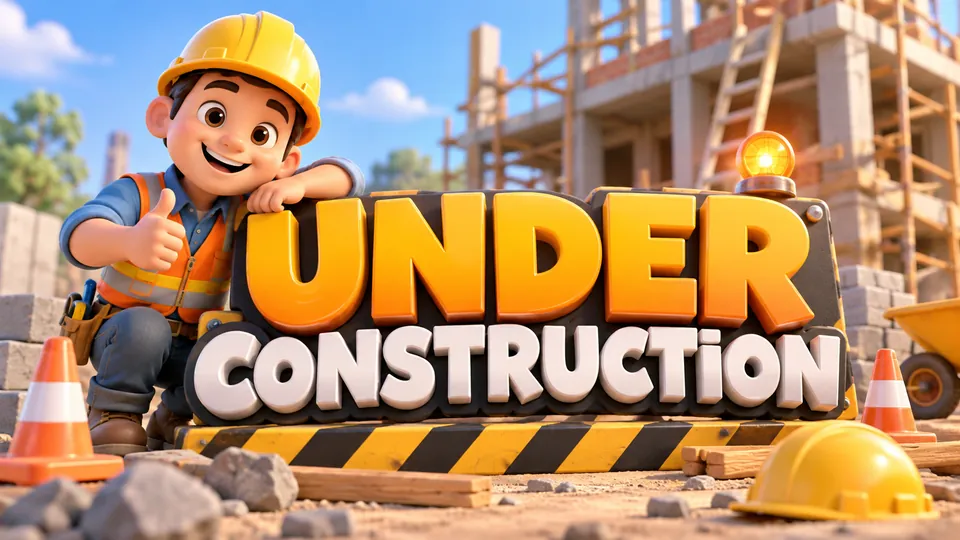
#> input picture assets/img/segera-hadir.webp, 960 x 540 px
$ python -i bagikan.py   (imports and definitions only)
#> lines starting #> are read from the running program, lines starting #| are printed output that depends on the picture
#> further down, picture is the input picture: PIL image 960x540 RGB; mean R, G, B 176.1, 143, 111.2
#!/usr/bin/env python3
"""
RUMATIKA — pembuat halaman berbagi

Membuat, untuk setiap karya di data/katalog.js:
  - k/<id>/index.html     halaman kecil berisi tag pratinjau (judul, deskripsi, gambar)
                          yang langsung mengarahkan ke halaman karya di portal
  - assets/og/<id>.jpg    gambar pratinjau 1200 x 630 untuk WhatsApp, Facebook, dan lain-lain
serta assets/og/rumatika.jpg dan tag pratinjau beranda di index.html.

Jalankan dari folder utama proyek setiap kali katalog berubah:
    python alat/bagikan.py
Butuh Python 3 dengan Pillow dan json5:
    pip install pillow json5
"""
import html
import json5
import pathlib
import re
import shutil
from PIL import Image, ImageDraw, ImageFont

SITUS = "https://rumatika.yunaschandra29.workers.dev"   # ganti di sini jika memakai domain sendiri

AKAR = pathlib.Path(__file__).resolve().parent.parent
HURUF = AKAR / "alat" / "huruf"
W, H = 1200, 630

NAVY = (15, 30, 69)
BIRU = (37, 84, 214)
BIRU_MUDA = (201, 215, 255)
STABILO = (255, 210, 64)
PUTIH = (255, 255, 255)


# [40 lines left out: functions baca_katalog, huruf, bungkus, not called in this run]


def penuhi(img):
    """Potong gambar agar rasionya 1200:630, lalu ubah ukurannya."""
    w, h = img.size
#> w = 960; h = 540
    target = W / H
    if w / h > target:
        lw = round(h * target)
        img = img.crop(((w - lw) // 2, 0, (w - lw) // 2 + lw, h))
    else:
        lh = round(w / target)
#> lh = 504
        img = img.crop((0, (h - lh) // 2, w, (h - lh) // 2 + lh))
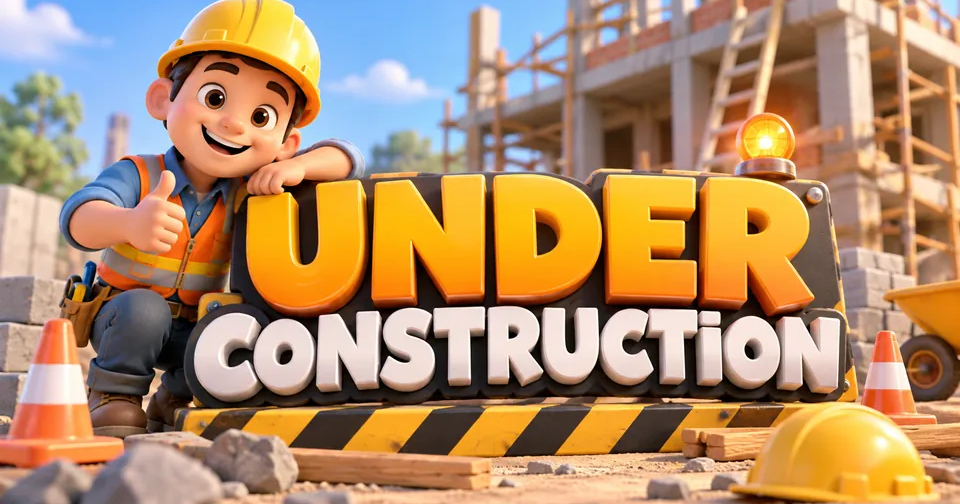
#> img: PIL image 960x504 RGB; mean R, G, B 176.4, 141.6, 107
    return img.resize((W, H), Image.LANCZOS)


# [7 lines left out: function logo, not called in this run]


WARNA_JENIS = {"MPI": (37, 84, 214), "Gim": (11, 120, 150), "Lab Maya": (62, 68, 184)}


# [67 lines left out: functions sampul_rumus, gambar_karya, gambar_beranda, not called in this run]


HALAMAN = """<!doctype html>
<html lang="id">
<head>
<meta charset="utf-8">
<meta name="viewport" content="width=device-width, initial-scale=1">
<title>{judul} · Rumatika</title>
<meta name="description" content="{desk}">
<link rel="canonical" href="{situs}/k/{id}/">
<meta property="og:type" content="website">
<meta property="og:site_name" content="Rumatika">
<meta property="og:locale" content="id_ID">
<meta property="og:title" content="{judul} · {jenis} Fase {fase}">
<meta property="og:description" content="{desk}">
<meta property="og:url" content="{situs}/k/{id}/">
<meta property="og:image" content="{situs}/assets/og/{id}.jpg">
<meta property="og:image:width" content="1200">
<meta property="og:image:height" content="630">
<meta name="twitter:card" content="summary_large_image">
<meta http-equiv="refresh" content="0; url=../../#karya-{id}">
<script>location.replace("../../#karya-{id}");</script>
</head>
<body>
<p>Membuka <a href="../../#karya-{id}">{judul}</a> di Rumatika…</p>
</body>
</html>
"""

OG_BERANDA = """<!--OG:MULAI (dibuat otomatis oleh alat/bagikan.py; jangan diubah manual)-->
<link rel="canonical" href="{situs}/">
<meta property="og:type" content="website">
<meta property="og:site_name" content="Rumatika">
<meta property="og:locale" content="id_ID">
<meta property="og:title" content="Rumatika · Rumahnya Matematika Interaktif">
<meta property="og:description" content="MPI, gim edukasi, lab maya, dan video tips matematika untuk Fase A sampai F. Siap tayang di proyektor, ringan di HP, tanpa login.">
<meta property="og:url" content="{situs}/">
<meta property="og:image" content="{situs}/assets/og/rumatika.jpg">
<meta property="og:image:width" content="1200">
<meta property="og:image:height" content="630">
<meta name="twitter:card" content="summary_large_image">
<!--OG:SELESAI-->"""


# [30 lines left out: function main, not called in this run]


# [2 lines not run here, left out]

>>> from PIL import Image
>>> picture = Image.open('../assets/img/segera-hadir.webp')
>>> result = penuhi(picture)

$ run again, on assets/img/escape-room-statistik.webp
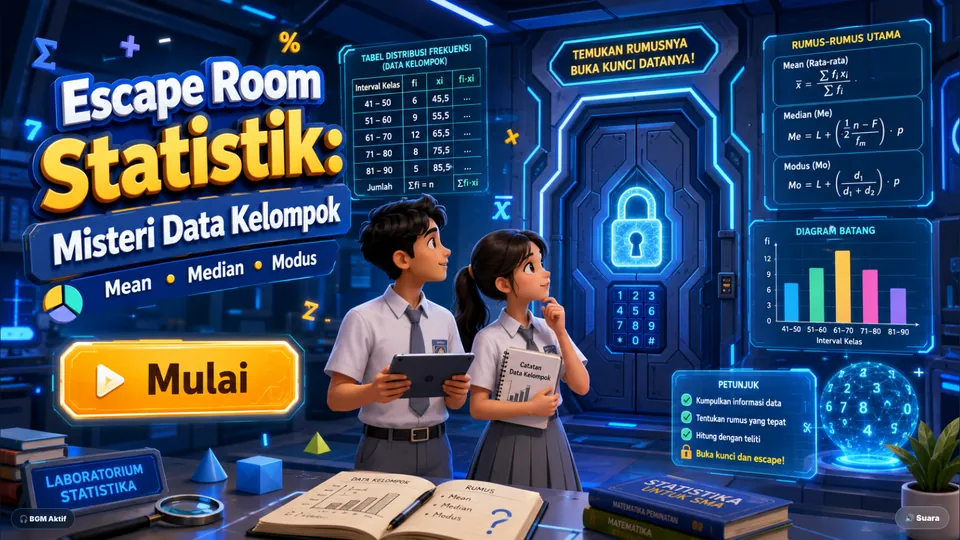
#> input picture assets/img/escape-room-statistik.webp, 960 x 540 px
#> picture is the input picture: PIL image 960x540 RGB; mean R, G, B 54.8, 73.9, 102.6
#> in penuhi, `img = img.crop((0, (h - lh) // 2, w, (h - lh) // 2 + lh))`:
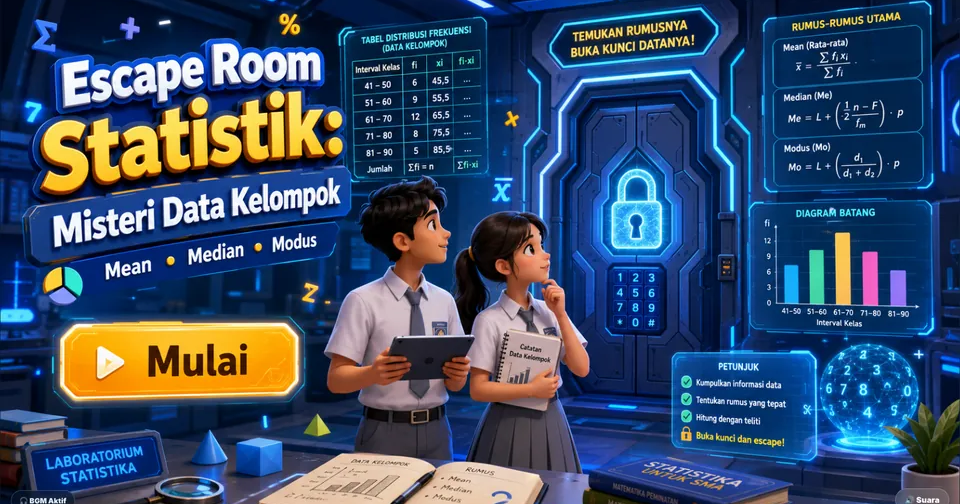
#> img: PIL image 960x504 RGB; mean R, G, B 55.5, 75.4, 104.6

$ run again, on assets/img/jadwal-kereta.webp
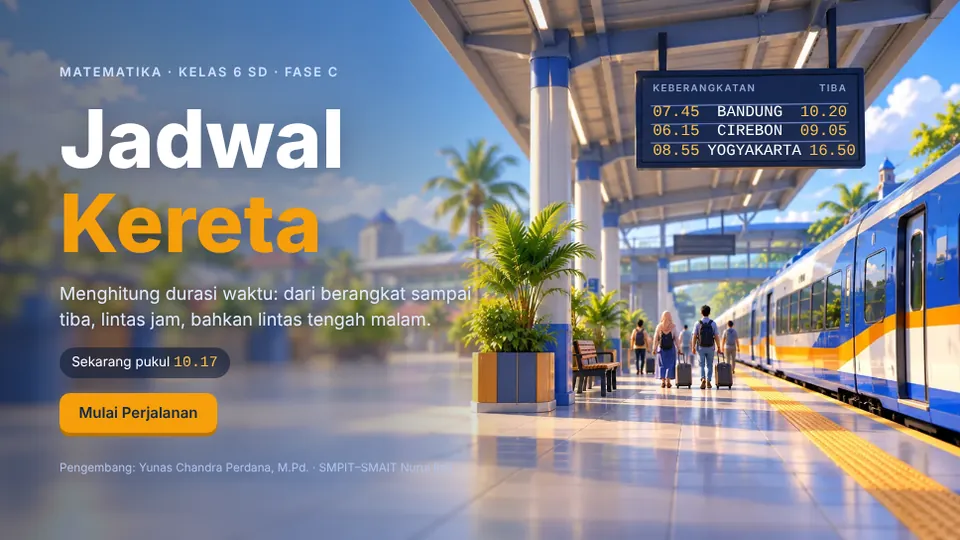
#> input picture assets/img/jadwal-kereta.webp, 960 x 540 px
#> picture is the input picture: PIL image 960x540 RGB; mean R, G, B 130, 131.4, 138.9
#> in penuhi, `img = img.crop((0, (h - lh) // 2, w, (h - lh) // 2 + lh))`:
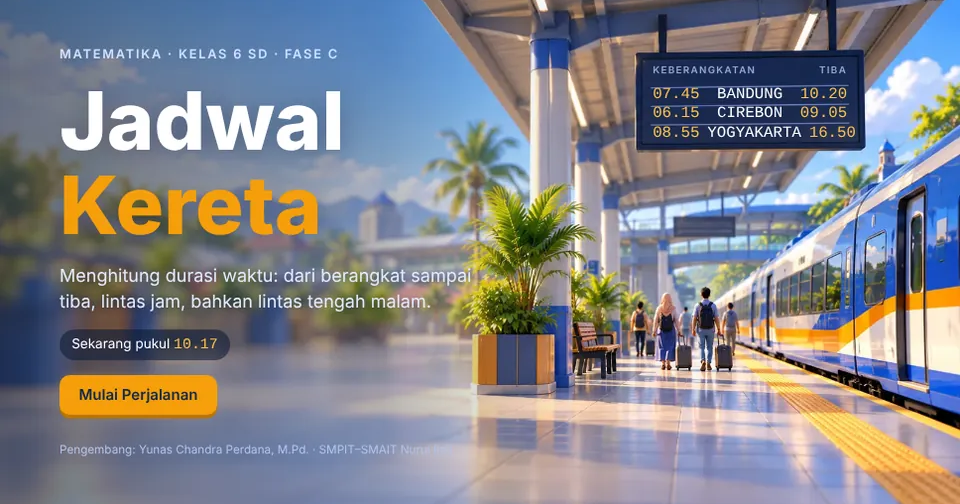
#> img: PIL image 960x504 RGB; mean R, G, B 131.3, 132.4, 138.6
